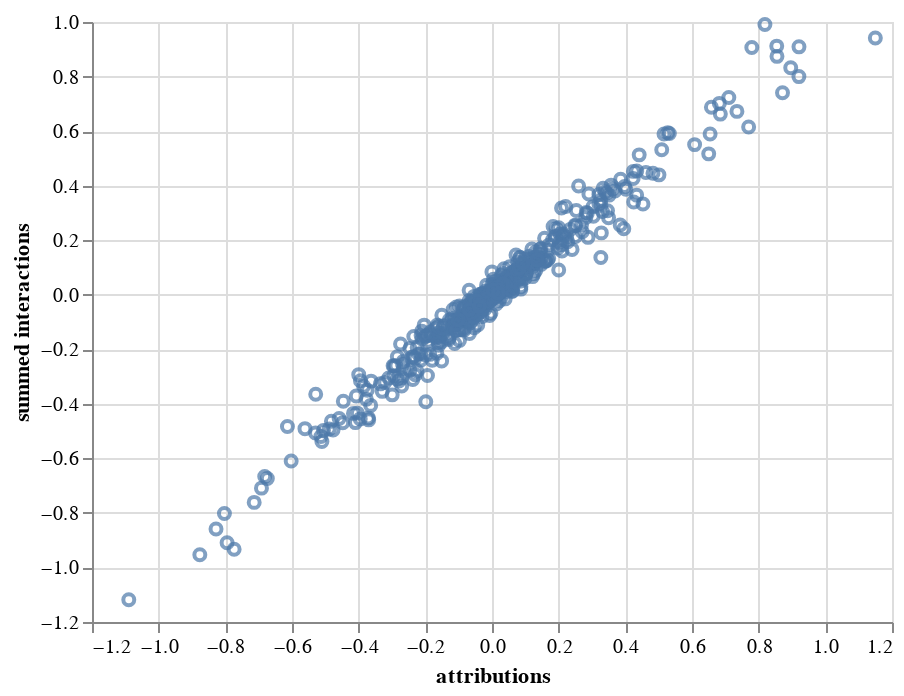

Write notebook code for a chart like this one.
### Code cell
summed_interactions = np.sum(interactions, axis=1)
data_df = pd.DataFrame({
    'attributions': attributions.flatten(),
    'summed interactions': summed_interactions.flatten()
})
alt.Chart(data_df).mark_point().encode(
    alt.X('attributions:Q'),
    alt.Y('summed interactions:Q')
)

### Figure 1 — Vega-Lite specification as saved in the notebook (floating-point values rounded to 4 significant figures; data arrays with more than 128 entries replaced by an {"elided": "..."} marker saying what was removed)
{"config": {"view": {"continuousWidth": 400, "continuousHeight": 300}}, "data": {"name": "data-83a18e82358d31015797011ec54b624c"}, "mark": "point", "encoding": {"x": {"type": "quantitative", "field": "attributions"}, "y": {"type": "quantitative", "field": "summed interactions"}}, "$schema": "https://vega.github.io/schema/vega-lite/v4.0.2.json", "datasets": {"data-83a18e82358d31015797011ec54b624c": {"elided": "500 records"}}}
